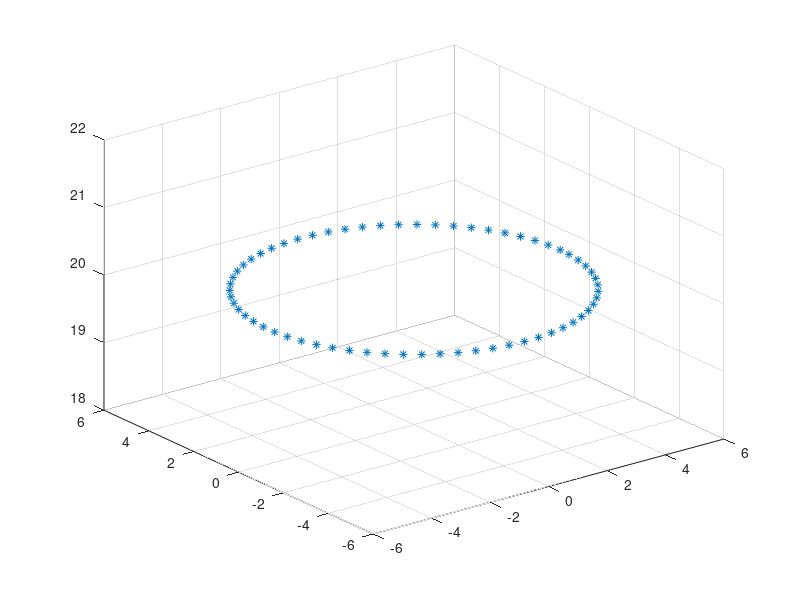

The MATLAB script that drew this image: (Note: this script raises an error after producing the figure.)
%tube parameters
n = 3; %number of tubes
K = [20000 100 1]; %EI of each tube
curvature = [0 0.1 0.1]; %curvature of curved segments
s_arc = [10 5 10]; %arc length of straight segment
c_arc = [0 15 15]; %arc length of curved segment

%input parameters
q_l = [0 0 0]; %arc length extension inputs, assume this is added to s_arc
q_alpha = [0 0 0]; %angular rotation inputs, assume zero lines up with z0 y0 plane
%alpha goes counterclockwise from -y_0 to x_0 (according to RHR)
%assume torsionally rigid model, alpha ~= theta

%create test circle 20 mm directly above the robot
theta = 0:0.1:2*pi;
r = 5;
z = 20*ones(size(theta));
x = r*cos(theta);
y = r*sin(theta); 

len = size(z);
points_end = [x; y; z]; %set of points to test out

scatter3(x,y,z, '*')
hold on


for i = 1:len(2)
    i
    pose_end = points_end(:,i);
    [q_l_out, q_alpha_out] = inverse_kinematics(n, K, curvature, s_arc, c_arc, q_l, q_alpha, pose_end, 50);
    [H_list, Htb, waypoints, link_num] = forward_kinematics(n, K, curvature, s_arc, c_arc, q_l_out, q_alpha_out);
    
    trans_points = zeros(3,link_num);
    for i = 1:link_num
        trans_points(:,i) = waypoints(:,50*i+1);
    end

    plot3(waypoints(1,:),waypoints(2,:),waypoints(3,:))
    hold on
    scatter3(trans_points(1,:),trans_points(2,:),trans_points(3,:),3 , "red");
    grid on
end